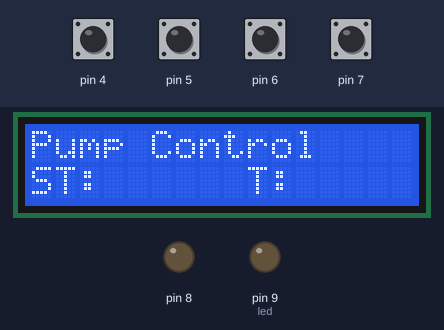
The sketch below on a simulated Arduino Uno, built with avr-gcc and run on an emulated ATmega328P. Shown: 16×2 character LCD, output pins drawn as LEDs (lit = HIGH). The inputs (shaded band) are chosen by the test bench; at power-on: pin 4–7 HIGH. What the sketch prints to the serial monitor is not drawn.

Above: at 1.2 s.
1.3 s: pin 4 pulled LOW for 0.15 s
At 4.1 s:
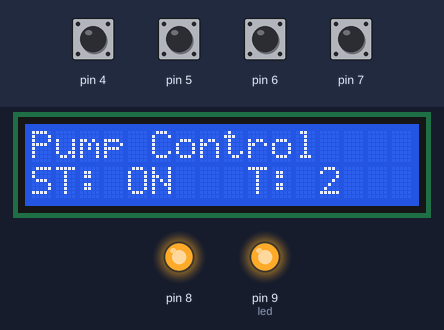
4.4 s: pin 6 pulled LOW for 0.15 s
At 5.4 s:
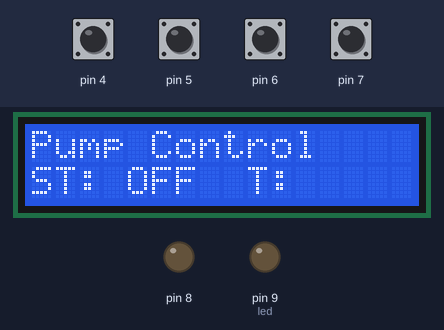
6.0 s: pin 5 pulled LOW for 0.15 s
At 6.8 s:
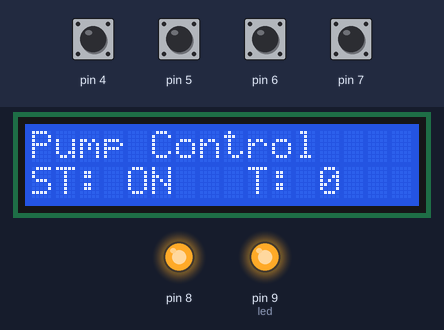
7.6 s: pin 7 pulled LOW for 0.15 s
At 7.71 s:
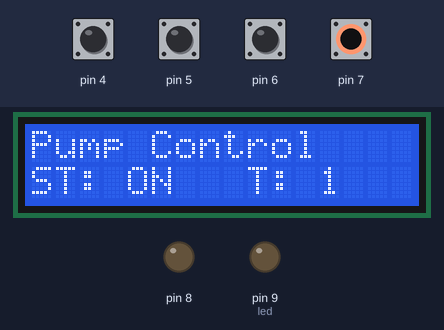
9.3 s: pin 4 pulled LOW for 1 s
At 13.1 s:
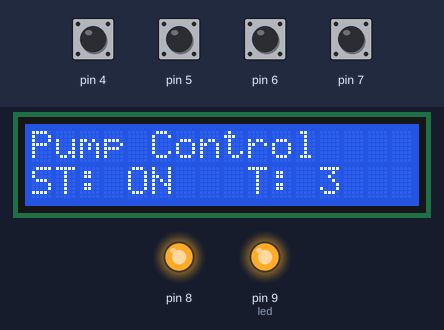
13.3 s: pin 6 pulled LOW for 1 s
At 13.42 s:
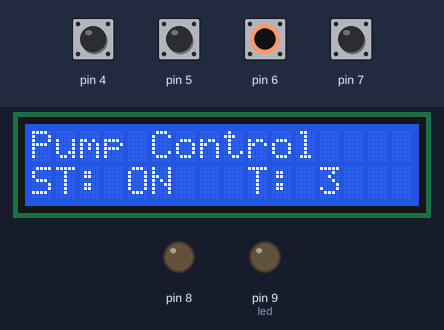
Timing chart, 0 to 16.3 s (numbered marks = the images above; inputs shaded):
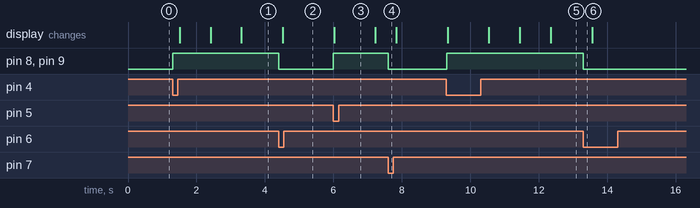

The sketch:

Pump_control.ino
```cpp
#include <Wire.h>
#include <LiquidCrystal_I2C.h>
#include <Pump.h>
#include <sav_button.h>
SButton  HILEV(7,100,0,0,0);
SButton  STPBTN(6,100,0,0,0);
SButton  STRBTN(5,100,0,0,0);
SButton  LOWLEV(4,100,0,0,0);

LiquidCrystal_I2C lcd(0x38,16,2);
int scan_int=300;
unsigned long chtime;
int led=9;
int state=0;
int bstate=0;
//Pump section ################
Pump pump1(8,180000,120000);

//Level section##################
//int HILevel=30;
//int LOWLevel=70.0;
//int Level;
// ########################
void setup () {

  HILEV.begin();
  LOWLEV.begin();
  STPBTN.begin();
  STRBTN.begin();
   pump1.begin();
  pinMode(led, OUTPUT);
  lcd.init();
  lcd.clear();
  lcd.backlight();// Включаем подсветку дисплея
  lcd.print("Pump Control");
  lcd.setCursor(0, 1);
  lcd.print("ST:");
  lcd.setCursor(9, 1);
  lcd.print("T:");
  Serial.begin(9600);  // We initialize serial connection so that we could print values from sensor.
  digitalWrite(led, LOW);

}

void loop () {
    pump1.Loop();
    if( HILEV.Loop() == SB_CLICK || HILEV.Loop() == SB_PUSH ||  STPBTN.Loop() == SB_CLICK) { Serial.println("Hi level"); pump1.stop();digitalWrite(led, LOW); }
    else if(  (LOWLEV.Loop() == SB_CLICK || STRBTN.Loop() == SB_CLICK) && HILEV.Loop() != SB_PUSH ) {Serial.println("Low level");pump1.start();digitalWrite(led, HIGH);}

    if(millis()-chtime>scan_int)
    {     chtime=millis();
      Serial.println(HILEV.Loop());

       switch (pump1.status())
        {
         case 0: state=0; if(state!=bstate){bstate=state; lcd.setCursor(4, 1);lcd.print("    ");lcd.setCursor(4, 1);lcd.print("OFF");lcd.setCursor(12, 1);lcd.print("    ");} break;
         case 1: state=1; if(state!=bstate){bstate=state; lcd.setCursor(4, 1);lcd.print("    ");lcd.setCursor(4, 1);lcd.print("ON ");} lcd.setCursor(12, 1);lcd.print(pump1.wtime()); break;
         case 2: state=2; if(state!=bstate){bstate=state; lcd.setCursor(4, 1);lcd.print("    ");lcd.setCursor(4, 1);lcd.print("RST");} lcd.setCursor(12, 1);lcd.print(pump1.wtime()); break;
        }
    }
}
```

Measured:
- after the input at 1.3 s, pin 8, pin 9 (led): LOW → HIGH at once; the display: first changes after 0.22 s (image 1 shows a later state)
- after the input at 4.4 s, pin 8, pin 9 (led): HIGH → LOW at once; the display: changes after 0.13 s (image 2)
- after the input at 6.0 s, pin 8, pin 9 (led): LOW → HIGH at once; the display: changes at once (image 3)
- after the input at 7.6 s, pin 8, pin 9 (led): HIGH → LOW at once
- after the input at 9.3 s, pin 8, pin 9 (led): LOW → HIGH at once; the display: first changes at once (image 5 shows a later state)
- after the input at 13.3 s, pin 8, pin 9 (led): HIGH → LOW at once
